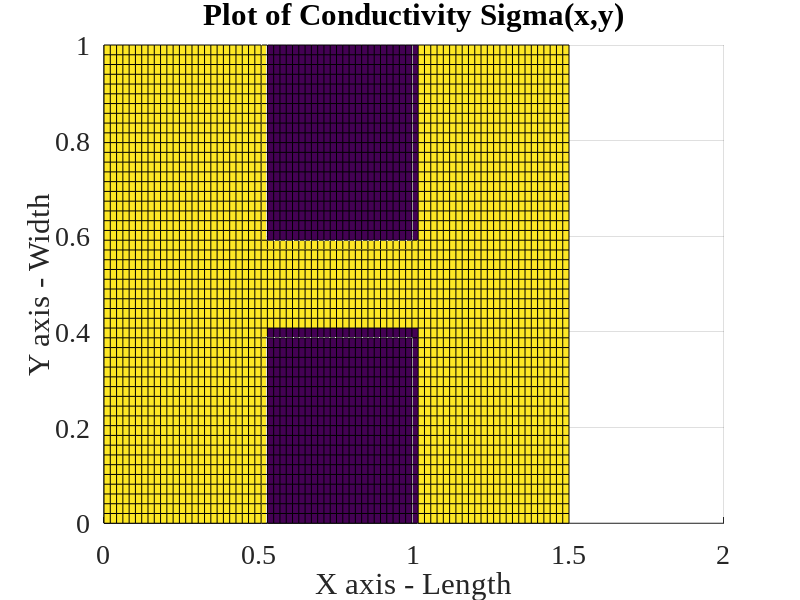

The MATLAB source for this figure: (Note: this script raises an error after producing the figure.)
% This file implement the simulation for assignment 2 Q2 
% using divergence of sigma times gradient of V equals 0
% Assume boundary condition:
% V = V0 at x = 0 and V = 0 at x = L
% dV/dy = 0 at y = 0, y = W
% Assume deltaX = deltaY

% Clear all
clearvars
clearvars -global
close all
format shorte

% Make plot pretier
set(0,'DefaultFigureWindowStyle','docked')
set(0,'defaultaxesfontsize',20)
set(0,'defaultaxesfontname','Times New Roman')
set(0,'DefaultLineLineWidth', 2);

% Define the dimension
W = 1;  % Width
L = 1.5;  % Height
Wb = 0.4*W;  % Width of the box
Lb = 0.3*L;  % Length of the box
deltaXY = 0.02;  % Assume deltaX = deltaY

% Declare the V0
V0 = 1;

% Calculate the dimension of solution matrix
nx = L/deltaXY;
ny = W/deltaXY;  
[X,Y] = meshgrid(linspace(0,L,nx), linspace(0,W,ny));

% Declare the matrix for conductivity: Sigma(y,x)
matrixSigma = ones(ny, nx);  % Dimension: ny times nx
xIndexBox = ceil((L-Lb)/(2*deltaXY));  % Find the starting x index for the box
LbIndexRange = ceil(Lb/deltaXY);  % Index range for the length of the box
WbIndexRange = ceil(Wb/deltaXY);  % Index range for the width of the box
% Assign the region for the box
matrixSigma(1:WbIndexRange, xIndexBox:xIndexBox+LbIndexRange) = 10^-2;
matrixSigma(ny-WbIndexRange:ny, xIndexBox:xIndexBox+LbIndexRange) = 10^-2;

% Plot the region for conductivity
figure(1)
surf(X,Y, matrixSigma)
title("Plot of Conductivity Sigma(x,y)")
xlabel("X axis - Length")
ylabel("Y axis - Width")
zlabel("Z axis - Conductivity")
view(0,90)  % View from top

% Declare the matrix for voltage V(y,x)
matrixV = zeros(ny, nx);  % Dimension: ny times nx

% Declare the G matrix and F vector: GV = F
G = zeros(nx*ny, nx*ny);  
F = zeros(nx*ny, 1);

% Construct the G matrix and F vector
for ix = 1:nx
    for iy = 1:ny
        % Calculate the index
        n = mappingEq(ix, iy, ny);
        % Check for the boundary
        if ix==1 || ix==nx || iy ==1 || iy==ny
            G(n,n) = 1;
            % Boundary condition for x
            if ix == 1
                F(n,1) = V0;  % V = V0 at x = 0 
            elseif ix == nx
                F(n,1) = 0;  % and V = 0 at x = L
            elseif iy == 1
                nyp = mappingEq(ix, iy+1, ny);  % dV/dy=0 at y=0
                G(n,nyp) = -1;
            elseif iy == ny
                nym = mappingEq(ix, iy-1, ny);  % dV/dy=0 at y=W
                G(n, nym) = -1;
            end
        else
            % Calculate the sigma
            sigmaxp = (matrixSigma(iy,ix) + matrixSigma(iy,ix+1))/2;
            sigmaxm = (matrixSigma(iy,ix) + matrixSigma(iy, ix-1))/2;
            sigmayp = (matrixSigma(iy,ix) + matrixSigma(iy+1, ix))/2;
            sigmaym = (matrixSigma(iy,ix) + matrixSigma(iy-1, ix))/2;     

            % Calculate mapping index
            nxp = mappingEq(ix+1, iy, ny);  % index for V(i+1,j)
            nxm = mappingEq(ix-1, iy, ny);  % index for V(i-1,j)
            nyp = mappingEq(ix, iy+1, ny);  % index for V(i,j+1)
            nym = mappingEq(ix, iy-1, ny);  % index for V(i,j-1)

            % Setup the G matrix
            G(n,n) = -(sigmaxp+sigmaxm+sigmayp+sigmaym)/deltaXY^2;
            G(n, nxp) = sigmaxp/deltaXY^2;
            G(n, nxm) = sigmaxm/deltaXY^2;
            G(n, nyp) = sigmayp/deltaXY^2;
            G(n, nym) = sigmaym/deltaXY^2;
        end
    end
end

% Solve for V from GV = F
V = G\F;

% Map back to the 2D region
for iMap = 1:nx*ny
    % Calculate the index for the 2D region
    ix = ceil(iMap/ny);
    iy = mod(iMap, ny);
    if iy == 0
        iy = ny;
    end
    % Assign the value
    matrixV(iy, ix) = V(iMap);
end

% Plot the solution for V from the Finite Difference Method
figure(2)
surf(X,Y,matrixV)
xlabel("X axis - Length")
ylabel("Y axis - Width")
zlabel("Z axis - Voltage")
title("3D Plot of Voltage V(x,y)")
view(45,45)  % 3-D View 
figure(3)
surf(X,Y,matrixV)
xlabel("X axis - Length")
ylabel("Y axis - Width")
zlabel("Z axis - Voltage")
title("2D Plot of Voltage V(x,y)")
view(0,90)  % View from top

% Solve the electric field
[Ex, Ey] = gradient(-matrixV);
Ex = Ex/deltaXY;
Ey = Ey/deltaXY;
% Plot the Ex field
figure(4)
surf(X,Y,Ex)
xlabel("X axis - Length")
ylabel("Y axis - Width")
zlabel("Z axis - Ex Field")
title("Plot of Ex(x,y)")
view(0,90)  % View from top
% Plot the Ey field
figure(5)
surf(X,Y,Ey)
xlabel("X axis - Length")
ylabel("Y axis - Width")
zlabel("Z axis - Ey Field")
title("Plot of Ey(x,y)")
view(0,90)  % View from top

% Plot the electric field
figure(6)
quiver(X, Y, Ex, Ey);
title("Plot of Electric Field E(x,y)")
xlabel("X axis - Length")
ylabel("Y axis - Width")

% Solve for current density field J = sigma*E
Jx = matrixSigma .* Ex;
Jy = matrixSigma .* Ey;
% Plot the current density
figure(7)
quiver(X,Y, Jx, Jy)
title("Plot of Current Density J(x,y)")
xlabel("X axis - Length")
ylabel("Y axis - Width")



% Create graph of current vs mesh size
vectorDeltaXY = [0.1, 0.05, 0.02, 0.01];
vectorCurrent = zeros(length(vectorDeltaXY), 1);
vectorMeshSize = zeros(length(vectorDeltaXY), 1);  % Hold the value of nx as mesh size
for indexMesh = 1:length(vectorDeltaXY)
    deltaXY = vectorDeltaXY(indexMesh);
    % Calculate the dimension of solution matrix
    nx = ceil(L/deltaXY);
    ny = ceil(W/deltaXY);
    [X,Y] = meshgrid(linspace(0,L,nx), linspace(0,W,ny));
    % Reconstruct the sigma matrix
    matrixSigma = ones(ny, nx);  % Dimension: ny times nx
    xIndexBox = ceil((L-Lb)/(2*deltaXY));  % Find the starting x index for the box
    LbIndexRange = ceil(Lb/deltaXY);  % Index range for the length of the box
    WbIndexRange = ceil(Wb/deltaXY);  % Index range for the width of the box
    % Assign the region for the box
    matrixSigma(1:WbIndexRange, xIndexBox:xIndexBox+LbIndexRange) = 10^-2;
    matrixSigma(ny-WbIndexRange:ny, xIndexBox:xIndexBox+LbIndexRange) = 10^-2;

    % Construct the G matrix and F vector
    G = zeros(nx*ny, nx*ny);  
    F = zeros(nx*ny, 1);
    matrixV = zeros(ny, nx);
    for ix = 1:nx
        for iy = 1:ny
            % Calculate the index
            n = mappingEq(ix, iy, ny);
            % Check for the boundary
            if ix==1 || ix==nx || iy ==1 || iy==ny
                G(n,n) = 1;
                % Boundary condition for x
                if ix == 1
                    F(n,1) = V0;  % V = V0 at x = 0 
                elseif ix == nx
                    F(n,1) = 0;  % and V = 0 at x = L
                elseif iy == 1
                    nyp = mappingEq(ix, iy+1, ny);  % dV/dy=0 at y=0
                    G(n,nyp) = -1;
                elseif iy == ny
                    nym = mappingEq(ix, iy-1, ny);  % dV/dy=0 at y=W
                    G(n, nym) = -1;
                end
            else
                % Calculate the sigma
                sigmaxp = (matrixSigma(iy,ix) + matrixSigma(iy,ix+1))/2;
                sigmaxm = (matrixSigma(iy,ix) + matrixSigma(iy, ix-1))/2;
                sigmayp = (matrixSigma(iy,ix) + matrixSigma(iy+1, ix))/2;
                sigmaym = (matrixSigma(iy,ix) + matrixSigma(iy-1, ix))/2;     

                % Calculate mapping index
                nxp = mappingEq(ix+1, iy, ny);  % index for V(i+1,j)
                nxm = mappingEq(ix-1, iy, ny);  % index for V(i-1,j)
                nyp = mappingEq(ix, iy+1, ny);  % index for V(i,j+1)
                nym = mappingEq(ix, iy-1, ny);  % index for V(i,j-1)

                % Setup the G matrix
                G(n,n) = -(sigmaxp+sigmaxm+sigmayp+sigmaym)/deltaXY^2;
                G(n, nxp) = sigmaxp/deltaXY^2;
                G(n, nxm) = sigmaxm/deltaXY^2;
                G(n, nyp) = sigmayp/deltaXY^2;
                G(n, nym) = sigmaym/deltaXY^2;
            end
        end
    end

    % Solve for V from GV = F
    V = G\F;

    % Map back to the 2D region
    for iMap = 1:nx*ny
        % Calculate the index for the 2D region
        ix = ceil(iMap/ny);
        iy = mod(iMap, ny);
        if iy == 0
            iy = ny;
        end
        % Assign the value
        matrixV(iy, ix) = V(iMap);
    end

    % Solve the electric field
    [Ex, Ey] = gradient(-matrixV);
    Ex = Ex/deltaXY;
    Ey = Ey/deltaXY;
    % Solve for current density
    Jx = matrixSigma .* Ex;
    % Solve for current
    vectorCurrent(indexMesh) = sum(Jx(:,2)) * deltaXY;
    vectorMeshSize(indexMesh) = nx;  % Save the mesh size
end
% Plot for current vs. mesh size (nx) 
figure(8)
plot(vectorMeshSize, vectorCurrent)
title("Current vs. Mesh Size")
xlabel("Mesh Size (nx)")
ylabel("Current")
grid on





% Create graph of current vs. various bottle necks (different Wb with fixed Lb)
vectorWb = [0.1, 0.2, 0.3, 0.4, 0.45, 0.5]*W;  % Width of the box
Lb = 0.3*L;  % Length of the box
vectorCurrent = zeros(length(vectorWb), 1);
deltaXY = 0.02; 
% Calculate the dimension of solution matrix
nx = L/deltaXY;
ny = W/deltaXY;
[X,Y] = meshgrid(linspace(0,L,nx), linspace(0,W,ny));
for indexWb = 1:length(vectorWb)
    Wb = vectorWb(indexWb);
    % Reconstruct the sigma matrix
    matrixSigma = ones(ny, nx);  % Dimension: ny times nx
    xIndexBox = ceil((L-Lb)/(2*deltaXY));  % Find the starting x index for the box
    LbIndexRange = ceil(Lb/deltaXY);  % Index range for the length of the box
    WbIndexRange = ceil(Wb/deltaXY);  % Index range for the width of the box
    % Assign the region for the box
    matrixSigma(1:WbIndexRange, xIndexBox:xIndexBox+LbIndexRange) = 10^-2;
    matrixSigma(ny-WbIndexRange:ny, xIndexBox:xIndexBox+LbIndexRange) = 10^-2;    

    % Construct the G matrix and F vector
    G = zeros(nx*ny, nx*ny);  
    F = zeros(nx*ny, 1);
    matrixV = zeros(ny, nx);
    for ix = 1:nx
        for iy = 1:ny
            % Calculate the index
            n = mappingEq(ix, iy, ny);
            % Check for the boundary
            if ix==1 || ix==nx || iy ==1 || iy==ny
                G(n,n) = 1;
                % Boundary condition for x
                if ix == 1
                    F(n,1) = V0;  % V = V0 at x = 0 
                elseif ix == nx
                    F(n,1) = 0;  % and V = 0 at x = L
                elseif iy == 1
                    nyp = mappingEq(ix, iy+1, ny);  % dV/dy=0 at y=0
                    G(n,nyp) = -1;
                elseif iy == ny
                    nym = mappingEq(ix, iy-1, ny);  % dV/dy=0 at y=W
                    G(n, nym) = -1;
                end
            else
                % Calculate the sigma
                sigmaxp = (matrixSigma(iy,ix) + matrixSigma(iy,ix+1))/2;
                sigmaxm = (matrixSigma(iy,ix) + matrixSigma(iy, ix-1))/2;
                sigmayp = (matrixSigma(iy,ix) + matrixSigma(iy+1, ix))/2;
                sigmaym = (matrixSigma(iy,ix) + matrixSigma(iy-1, ix))/2;     

                % Calculate mapping index
                nxp = mappingEq(ix+1, iy, ny);  % index for V(i+1,j)
                nxm = mappingEq(ix-1, iy, ny);  % index for V(i-1,j)
                nyp = mappingEq(ix, iy+1, ny);  % index for V(i,j+1)
                nym = mappingEq(ix, iy-1, ny);  % index for V(i,j-1)

                % Setup the G matrix
                G(n,n) = -(sigmaxp+sigmaxm+sigmayp+sigmaym)/deltaXY^2;
                G(n, nxp) = sigmaxp/deltaXY^2;
                G(n, nxm) = sigmaxm/deltaXY^2;
                G(n, nyp) = sigmayp/deltaXY^2;
                G(n, nym) = sigmaym/deltaXY^2;
            end
        end
    end

    % Solve for V from GV = F
    V = G\F;

    % Map back to the 2D region
    for iMap = 1:nx*ny
        % Calculate the index for the 2D region
        ix = ceil(iMap/ny);
        iy = mod(iMap, ny);
        if iy == 0
            iy = ny;
        end
        % Assign the value
        matrixV(iy, ix) = V(iMap);
    end

    % Solve the electric field
    [Ex, Ey] = gradient(-matrixV);
    Ex = Ex/deltaXY;
    Ey = Ey/deltaXY;
    % Solve for current density
    Jx = matrixSigma .* Ex;
    % Solve for current
    vectorCurrent(indexWb) = sum(Jx(:,2)) * deltaXY;
end
% Plot the current vs various bottle-neck (different Wb with fixed Lb)
figure(9)
plot(vectorWb, vectorCurrent)
title("Current vs various bottle-neck (different Wb with fixed Lb)")
xlabel("Width of the box (Wb)")
ylabel("Current")
grid on








% Create graph of current vs. various bottle necks (different Lb with fixed Wb)
vectorLb = [0.1, 0.2, 0.3, 0.4, 0.45, 0.5]*L;  % Length of the box
Wb = 0.4*W;  % Width of the box
vectorCurrent = zeros(length(vectorLb), 1);
deltaXY = 0.02; 
% Calculate the dimension of solution matrix
nx = L/deltaXY;
ny = W/deltaXY;
[X,Y] = meshgrid(linspace(0,L,nx), linspace(0,W,ny));
for indexLb = 1:length(vectorLb)
    Lb = vectorLb(indexLb);
    % Reconstruct the sigma matrix
    matrixSigma = ones(ny, nx);  % Dimension: ny times nx
    xIndexBox = ceil((L-Lb)/(2*deltaXY));  % Find the starting x index for the box
    LbIndexRange = ceil(Lb/deltaXY);  % Index range for the length of the box
    WbIndexRange = ceil(Wb/deltaXY);  % Index range for the width of the box
    % Assign the region for the box
    matrixSigma(1:WbIndexRange, xIndexBox:xIndexBox+LbIndexRange) = 10^-2;
    matrixSigma(ny-WbIndexRange:ny, xIndexBox:xIndexBox+LbIndexRange) = 10^-2;    

    % Construct the G matrix and F vector
    G = zeros(nx*ny, nx*ny);  
    F = zeros(nx*ny, 1);
    matrixV = zeros(ny, nx);
    for ix = 1:nx
        for iy = 1:ny
            % Calculate the index
            n = mappingEq(ix, iy, ny);
            % Check for the boundary
            if ix==1 || ix==nx || iy ==1 || iy==ny
                G(n,n) = 1;
                % Boundary condition for x
                if ix == 1
                    F(n,1) = V0;  % V = V0 at x = 0 
                elseif ix == nx
                    F(n,1) = 0;  % and V = 0 at x = L
                elseif iy == 1
                    nyp = mappingEq(ix, iy+1, ny);  % dV/dy=0 at y=0
                    G(n,nyp) = -1;
                elseif iy == ny
                    nym = mappingEq(ix, iy-1, ny);  % dV/dy=0 at y=W
                    G(n, nym) = -1;
                end
            else
                % Calculate the sigma
                sigmaxp = (matrixSigma(iy,ix) + matrixSigma(iy,ix+1))/2;
                sigmaxm = (matrixSigma(iy,ix) + matrixSigma(iy, ix-1))/2;
                sigmayp = (matrixSigma(iy,ix) + matrixSigma(iy+1, ix))/2;
                sigmaym = (matrixSigma(iy,ix) + matrixSigma(iy-1, ix))/2;     

                % Calculate mapping index
                nxp = mappingEq(ix+1, iy, ny);  % index for V(i+1,j)
                nxm = mappingEq(ix-1, iy, ny);  % index for V(i-1,j)
                nyp = mappingEq(ix, iy+1, ny);  % index for V(i,j+1)
                nym = mappingEq(ix, iy-1, ny);  % index for V(i,j-1)

                % Setup the G matrix
                G(n,n) = -(sigmaxp+sigmaxm+sigmayp+sigmaym)/deltaXY^2;
                G(n, nxp) = sigmaxp/deltaXY^2;
                G(n, nxm) = sigmaxm/deltaXY^2;
                G(n, nyp) = sigmayp/deltaXY^2;
                G(n, nym) = sigmaym/deltaXY^2;
            end
        end
    end

    % Solve for V from GV = F
    V = G\F;

    % Map back to the 2D region
    for iMap = 1:nx*ny
        % Calculate the index for the 2D region
        ix = ceil(iMap/ny);
        iy = mod(iMap, ny);
        if iy == 0
            iy = ny;
        end
        % Assign the value
        matrixV(iy, ix) = V(iMap);
    end

    % Solve the electric field
    [Ex, Ey] = gradient(-matrixV);
    Ex = Ex/deltaXY;
    Ey = Ey/deltaXY;
    % Solve for current density
    Jx = matrixSigma .* Ex;
    % Solve for current
    vectorCurrent(indexLb) = sum(Jx(:,2)) * deltaXY;
end
% Plot the current vs various bottle-neck (different Lb with fixed Wb)
figure(10)
plot(vectorLb, vectorCurrent)
title("Current vs various bottle-neck (different Lb with fixed Wb)")
xlabel("Length of the box (Lb)")
ylabel("Current")
grid on




% Graph of current vs sigma inside the box
vectorSigma = [1, 0.5, 0.1, 0.05, 0.01, 0.005, 0.001];  % Length of the box
Wb = 0.4*W;  % Width of the box
Lb = 0.3*L;  % Length of the box
vectorCurrent = zeros(length(vectorSigma), 1);
deltaXY = 0.02; 
% Calculate the dimension of solution matrix
nx = L/deltaXY;
ny = W/deltaXY;
[X,Y] = meshgrid(linspace(0,L,nx), linspace(0,W,ny));
for indexSigma = 1:length(vectorSigma)
    sigmaInBox = vectorSigma(indexSigma);
    % Reconstruct the sigma matrix
    matrixSigma = ones(ny, nx);  % Dimension: ny times nx
    xIndexBox = ceil((L-Lb)/(2*deltaXY));  % Find the starting x index for the box
    LbIndexRange = ceil(Lb/deltaXY);  % Index range for the length of the box
    WbIndexRange = ceil(Wb/deltaXY);  % Index range for the width of the box
    % Assign the region for the box
    matrixSigma(1:WbIndexRange, xIndexBox:xIndexBox+LbIndexRange) = sigmaInBox;
    matrixSigma(ny-WbIndexRange:ny, xIndexBox:xIndexBox+LbIndexRange) = sigmaInBox;    

    % Construct the G matrix and F vector
    G = zeros(nx*ny, nx*ny);  
    F = zeros(nx*ny, 1);
    matrixV = zeros(ny, nx);
    for ix = 1:nx
        for iy = 1:ny
            % Calculate the index
            n = mappingEq(ix, iy, ny);
            % Check for the boundary
            if ix==1 || ix==nx || iy ==1 || iy==ny
                G(n,n) = 1;
                % Boundary condition for x
                if ix == 1
                    F(n,1) = V0;  % V = V0 at x = 0 
                elseif ix == nx
                    F(n,1) = 0;  % and V = 0 at x = L
                elseif iy == 1
                    nyp = mappingEq(ix, iy+1, ny);  % dV/dy=0 at y=0
                    G(n,nyp) = -1;
                elseif iy == ny
                    nym = mappingEq(ix, iy-1, ny);  % dV/dy=0 at y=W
                    G(n, nym) = -1;
                end
            else
                % Calculate the sigma
                sigmaxp = (matrixSigma(iy,ix) + matrixSigma(iy,ix+1))/2;
                sigmaxm = (matrixSigma(iy,ix) + matrixSigma(iy, ix-1))/2;
                sigmayp = (matrixSigma(iy,ix) + matrixSigma(iy+1, ix))/2;
                sigmaym = (matrixSigma(iy,ix) + matrixSigma(iy-1, ix))/2;     

                % Calculate mapping index
                nxp = mappingEq(ix+1, iy, ny);  % index for V(i+1,j)
                nxm = mappingEq(ix-1, iy, ny);  % index for V(i-1,j)
                nyp = mappingEq(ix, iy+1, ny);  % index for V(i,j+1)
                nym = mappingEq(ix, iy-1, ny);  % index for V(i,j-1)

                % Setup the G matrix
                G(n,n) = -(sigmaxp+sigmaxm+sigmayp+sigmaym)/deltaXY^2;
                G(n, nxp) = sigmaxp/deltaXY^2;
                G(n, nxm) = sigmaxm/deltaXY^2;
                G(n, nyp) = sigmayp/deltaXY^2;
                G(n, nym) = sigmaym/deltaXY^2;
            end
        end
    end

    % Solve for V from GV = F
    V = G\F;

    % Map back to the 2D region
    for iMap = 1:nx*ny
        % Calculate the index for the 2D region
        ix = ceil(iMap/ny);
        iy = mod(iMap, ny);
        if iy == 0
            iy = ny;
        end
        % Assign the value
        matrixV(iy, ix) = V(iMap);
    end

    % Solve the electric field
    [Ex, Ey] = gradient(-matrixV);
    Ex = Ex/deltaXY;
    Ey = Ey/deltaXY;
    % Solve for current density
    Jx = matrixSigma .* Ex;
    % Solve for current
    vectorCurrent(indexSigma) = sum(Jx(:,2)) * deltaXY;
end
% Plot of current vs sigma
figure(11)
plot(vectorSigma, vectorCurrent)
title("Current versus Conductivity (Sigma)")
xlabel("Conductivity (Sigma)")
ylabel("Current")
grid on

